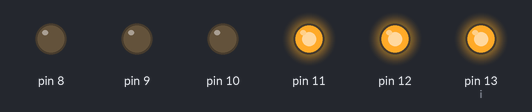
A sketch run on a simulated Arduino Uno, built with avr-gcc and run on an emulated ATmega328P. Shown: output pins drawn as LEDs (lit = HIGH). Random numbers use the default seed unless the sketch sets one.

Above: at 0.1 s.
At 9.1 s:
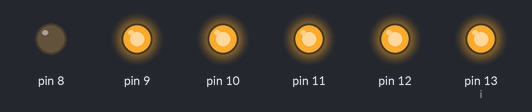
At 18.1 s:
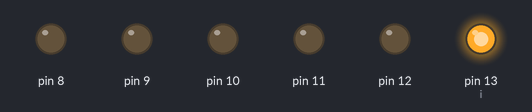
At 24.1 s:
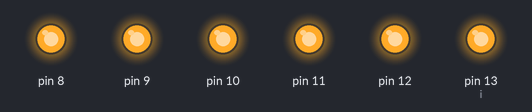
At 33.1 s:
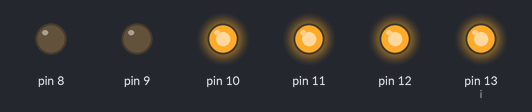
At 36.1 s:
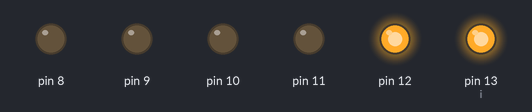
Timing chart, 0 to 40.0 s (numbered marks = the images above):
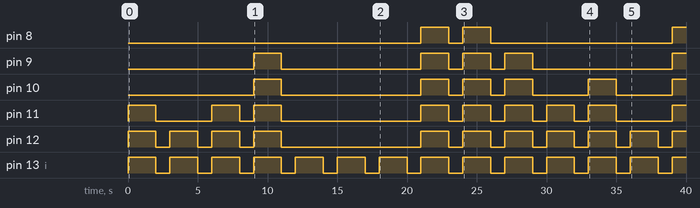

Measured:
- by itself, pin 8: goes HIGH 2.0 s, LOW 1.0 s, HIGH 2.0 s, LOW 13.0 s, then HIGH
- by itself, pin 9: LOW → HIGH at 9.0 s, → LOW 2.0 s later, → HIGH 10.0 s later, → LOW 2.0 s later, … (9 changes in this stretch)
- by itself, pin 10: LOW → HIGH at 9.0 s, → LOW 2.0 s later, → HIGH 10.0 s later, → LOW 2.0 s later, … (11 changes in this stretch)
- by itself, pin 11: LOW → HIGH at 0.00 s, → LOW 2.0 s later, → HIGH 4.0 s later, → LOW 2.0 s later, … (17 changes in this stretch)
- by itself, pin 12: goes 3 × (HIGH 2.0 s, LOW 1.0 s), HIGH 2.0 s, LOW 10.0 s, 6 × (HIGH 2.0 s, LOW 1.0 s), then HIGH
- by itself, pin 13 (i): alternates HIGH for 2.0 s and LOW for 1.0 s

The sketch:

Dice.ino
```cpp
byte i = 0;
void setup()
{
  randomSeed(analogRead(0));
  pinMode(13,OUTPUT);
  pinMode(12,OUTPUT);
  pinMode(11,OUTPUT);
  pinMode(10,OUTPUT);
  pinMode(9,OUTPUT);
  pinMode(8,OUTPUT);
}
void display(short n)
{
  while(n > 0)
  {
    digitalWrite(14-n,HIGH);
    n--;
  }
}
void cleary()
{
  i = 13;
  while(i > 7)
  {
    digitalWrite(i,LOW);
    i--;
  }
}
void loop()
{
  display((short)random(1,7));
  delay(2000);
  cleary();
  delay(1000);
}
```
